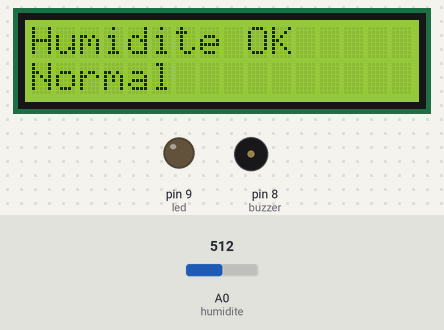
Bench run of a sketch on a simulated Arduino Uno, built with avr-gcc and run on an emulated ATmega328P. On the bench: 16×2 character LCD, output pins drawn as LEDs (lit = HIGH), buzzer (waves = sounding). Inputs (shaded band) come from the test bench; at power-on: A0 (humidite) = 512. What the sketch prints to the serial monitor is not drawn.

Above: at 1.2 s.
1.3 s: A0 (humidite) set to 482
At 2.6 s:
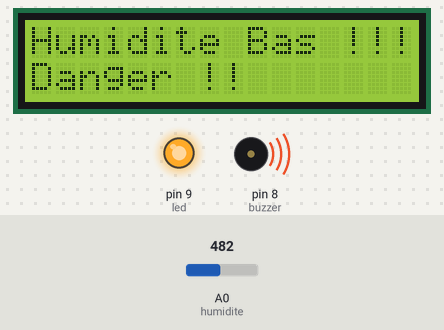
3.1 s: A0 (humidite) set to 510
At 4.2 s:
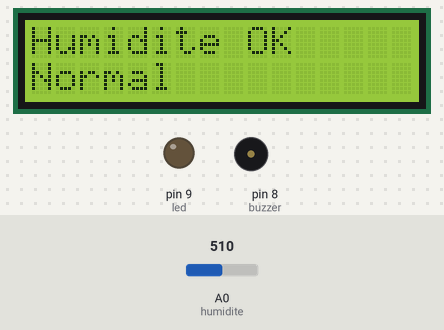
4.7 s: A0 (humidite) set to 490
At 5.4 s:
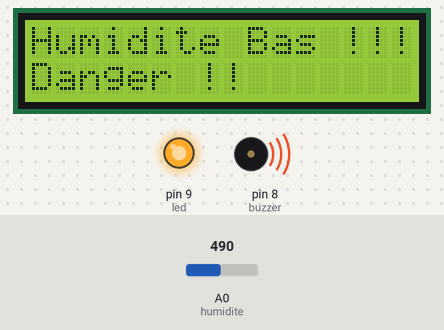
Timing chart, 0 to 7.7 s (numbered marks = the images above; inputs shaded):
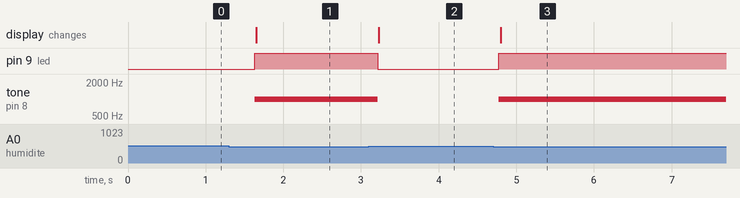

Measured:
- the behaviour switches between 501 and 500 on A0 (humidite) (found by bisection; images 0 and 1)
- after the input at 1.3 s, pin 9 (led): LOW → HIGH after 0.33 s; tone on pin 8 (buzzer): silent → 1000 Hz after 0.33 s; the display: changes after 0.35 s (image 1)
- after the input at 3.1 s, pin 9 (led): HIGH → LOW after 0.11 s; tone on pin 8 (buzzer): 1000 Hz → silent after 0.11 s; the display: changes after 0.13 s (image 2)
- after the input at 4.7 s, pin 9 (led): LOW → HIGH after 0.08 s; tone on pin 8 (buzzer): silent → 1000 Hz after 0.08 s; the display: changes after 0.10 s (image 3)

The sketch:

soil_humidity.ino
```cpp
#include <LiquidCrystal_I2C.h>

LiquidCrystal_I2C lcd(0x27, 16, 2);

int humidite = A0;
int led = 9;
int buzzer = 8;

int seuil = 500;

void setup() {
  pinMode(led, OUTPUT);
  pinMode(buzzer, OUTPUT);

  lcd.init();
  lcd.backlight();

  Serial.begin(9600);
}

void loop() {
  int value = analogRead(humidite);
  Serial.println(value);

  lcd.clear();

  if (value > seuil) {
    digitalWrite(led, LOW);
    noTone(buzzer);

    lcd.setCursor(0, 0);
    lcd.print("Humidite OK");
    lcd.setCursor(0, 1);
    lcd.print("Normal");
  } else {
     digitalWrite(led, HIGH);
    tone(buzzer, 1000);

    lcd.setCursor(0, 0);
    lcd.print("Humidite Bas !!!");
    lcd.setCursor(0, 1);
    lcd.print("Danger !!");
  }

  delay(500);
}
```
